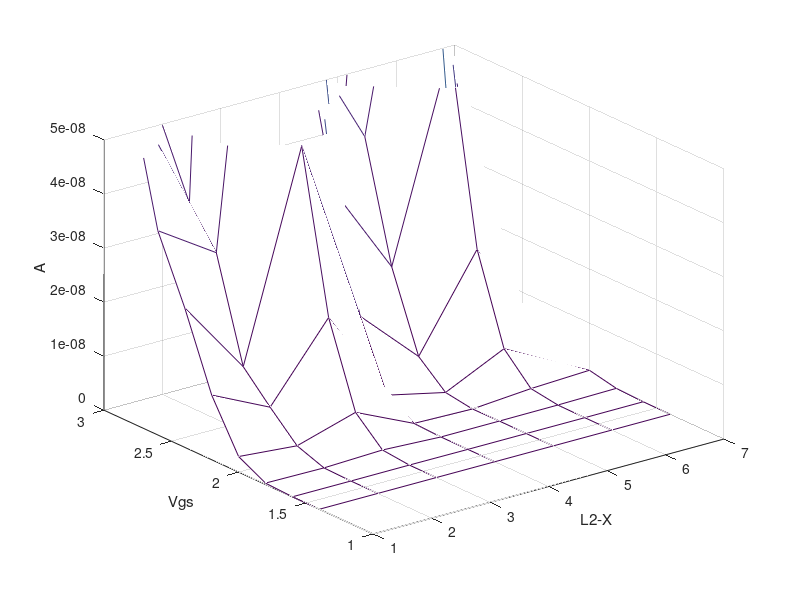
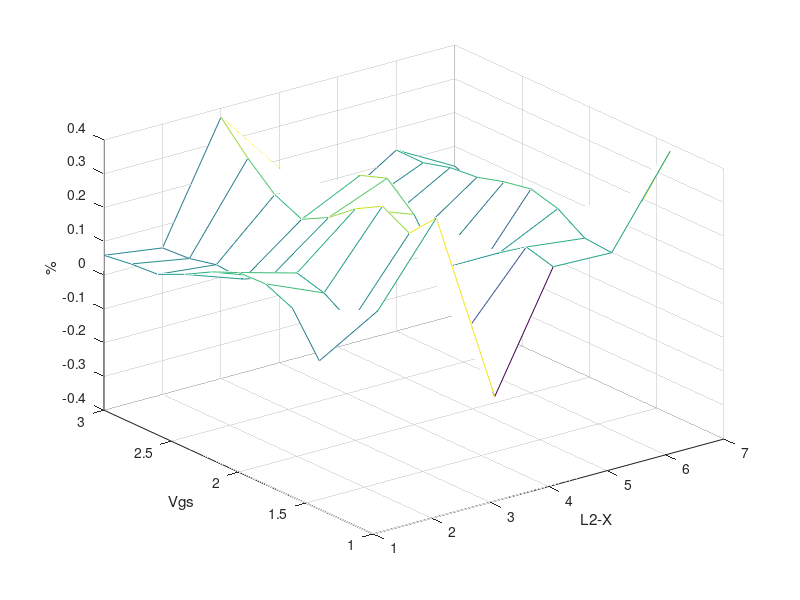
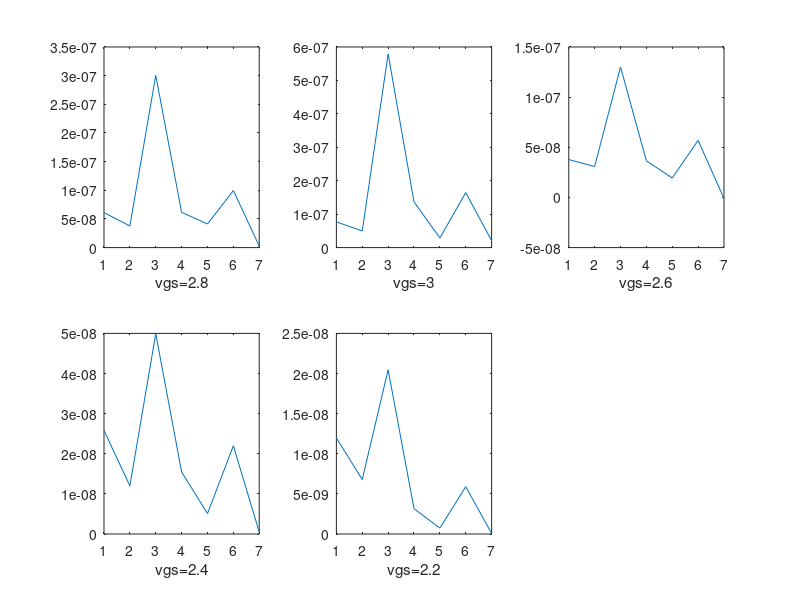

These charts were generated, in order, by the following MATLAB code:
clear all
% wire_normal = ['L2-1','L2-3','L2-4','L2-6','L2-7','L2-8','L2-12'];
% wire_abnormal = ['L2-2';'L2-9';'L2-10'];
Vgs = [1.40E+00,1.60E+00,1.80E+00,2.00E+00,2.20E+00,2.40E+00,2.60E+00,2.80E+00,3.00E+00];
V = size(Vgs,2);
    onefr = [2.43E-12	3.52E-12	2.91E-12	3.08E-13	3.18E-12	4.34E-12	4.74E-12;
            1.08E-12	7.50E-13	2.73E-13	1.53E-13	3.73E-13	9.13E-13	9.30E-13;
            4.86E-11	4.73E-11	3.55E-11	8.78E-12	2.49E-11	3.52E-11	1.19E-10;
            1.10E-11	1.16E-11	6.15E-12	1.40E-12	2.90E-12	7.10E-12	9.54E-12;
            6.63E-10	5.95E-10	4.92E-10	8.28E-11	2.26E-10	3.34E-10	2.23E-09;
            1.39E-10	1.60E-10	7.59E-11	1.61E-11	4.02E-11	7.47E-11	2.15E-10;
            8.48E-09	7.33E-09	7.68E-09	1.03E-09	2.81E-09	3.96E-09	1.86E-08;
            1.37E-09	1.69E-09	1.03E-09	2.37E-10	5.87E-10	8.26E-10	1.25E-09;
            5.09E-08	4.89E-08	5.36E-08	1.08E-08	2.48E-08	3.13E-08	7.17E-08;
            5.63E-09	7.85E-09	3.94E-09	1.86E-09	3.91E-09	5.79E-09	5.88E-09;
            1.74E-07	1.75E-07	1.89E-07	5.84E-08	1.13E-07	1.33E-07	1.70E-07;
            1.36E-08	2.35E-08	8.19E-09	6.50E-09	1.23E-08	1.72E-08	6.93E-09;
            4.11E-07	4.32E-07	4.17E-07	1.88E-07	3.25E-07	3.62E-07	2.89E-07;
            2.50E-08	4.12E-08	9.64E-09	1.08E-08	2.11E-08	2.76E-08	1.26E-08;
            7.51E-07	8.22E-07	6.74E-07	4.33E-07	6.68E-07	7.37E-07	4.00E-07;
            3.15E-08	6.22E-08	1.17E-08	2.10E-08	2.66E-08	4.20E-08	2.05E-08;
            1.17E-06	1.31E-06	9.03E-07	7.85E-07	1.11E-06	1.21E-06	5.01E-07;
            3.21E-08	7.02E-08	1.75E-08	2.55E-08	3.51E-08	3.51E-08	8.14E-09];
hundredfr =[4.85E-12	7.18E-12	8.76E-12	5.27E-13	2.01E-12	2.29E-12	1.24E-12;
            1.15E-12	1.90E-12	2.35E-12	1.75E-13	3.82E-13	5.94E-13	7.75E-13;
            8.83E-11	8.31E-11	9.95E-11	6.29E-12	1.52E-11	1.92E-11	7.31E-11;
            1.47E-11	1.84E-11	2.93E-11	1.47E-12	3.01E-12	4.27E-12	1.27E-11;
            1.32E-09	1.18E-09	1.59E-09	4.77E-11	1.37E-10	1.61E-10	1.50E-09;
            2.62E-10	2.83E-10	4.97E-10	1.09E-11	2.65E-11	3.74E-11	3.02E-10;
            1.51E-08	1.36E-08	1.82E-08	4.43E-10	1.75E-09	1.84E-09	1.43E-08;
            2.37E-09	2.64E-09	4.29E-09	1.21E-10	5.11E-10	4.87E-10	1.78E-09;
            7.67E-08	7.31E-08	9.16E-08	4.58E-09	1.66E-08	1.65E-08	6.14E-08;
            8.20E-09	9.56E-09	1.36E-08	1.20E-09	3.56E-09	3.11E-09	4.35E-09;
            2.30E-07	2.34E-07	2.75E-07	3.12E-08	8.50E-08	8.15E-08	1.55E-07;
            1.66E-08	2.35E-08	2.79E-08	5.24E-09	1.06E-08	1.23E-08	7.55E-09;
            5.00E-07	5.38E-07	5.97E-07	1.24E-07	2.63E-07	2.52E-07	2.66E-07;
            2.62E-08	3.40E-08	4.03E-08	1.67E-08	2.15E-08	2.55E-08	1.15E-08;
            8.76E-07	9.70E-07	1.04E-06	3.18E-07	5.73E-07	5.58E-07	3.71E-07;
            3.25E-08	4.81E-08	5.39E-08	3.25E-08	2.72E-08	3.75E-08	5.77E-09;
            1.31E-06	1.48E-06	1.55E-06	5.83E-07	1.01E-06	9.66E-07	4.61E-07;
            3.11E-08	5.00E-08	5.03E-08	3.97E-08	3.61E-08	4.45E-08	1.12E-08]  ;
L = size(onefr,2);
for iii=1:V
    v_2 = 2*iii;
    for ii=1:L
     if  onefr(v_2-1,ii)-hundredfr(v_2-1,ii)>0;
        tolerance = onefr(v_2-1,ii)-onefr(v_2,ii)-(hundredfr(v_2-1,ii)+hundredfr(v_2,ii));
        tolerance_percentage = (onefr(v_2-1,ii)-onefr(v_2,ii)-(hundredfr(v_2-1,ii)+hundredfr(v_2,ii)))/onefr(v_2-1,ii);
        a=1
     else
         tolerance = hundredfr(v_2-1,ii)-hundredfr(v_2,ii)-(onefr(v_2-1,ii)+onefr(v_2,ii));
         tolerance_percentage = (hundredfr(v_2-1,ii)-hundredfr(v_2,ii)-(onefr(v_2-1,ii)+onefr(v_2,ii)))/hundredfr(v_2-1,ii);
        a=2
     end
        tolerance_vgs(ii) = tolerance;
        tolerance_percentagevgs(ii) = tolerance_percentage;;
        a_l(ii)=a;
   
    
    end
   tolernace_all(iii,:) = tolerance_vgs;
   tolerance_percentageall(iii,:) = tolerance_percentagevgs;
   
   a_all(iii,:) = a_l
   
end
Y = Vgs;
X = linspace(1,L,L);
Z = tolernace_all;
Z2 = tolerance_percentageall

noisemin = min (Z')
absnoisemin = min((abs(Z')))


figure(1);
mesh(X,Y,Z); xlabel('L2-X');ylabel('Vgs');zlabel('A');
set(gca,'zlim',[0 0.5E-7]);
figure(2);
mesh(X,Y,Z2); xlabel('L2-X');ylabel('Vgs');zlabel('%');
% set(gca,'zlim',[0 0.5E-7])
figure(3);
subplot(231);plot(X,Z(8,:));xlabel('vgs=2.8');
subplot(232);plot(X,Z(9,:));xlabel('vgs=3');
subplot(233);plot(X,Z(7,:));xlabel('vgs=2.6');
subplot(234);plot(X,Z(6,:));xlabel('vgs=2.4');
subplot(235);plot(X,Z(5,:));xlabel('vgs=2.2');


